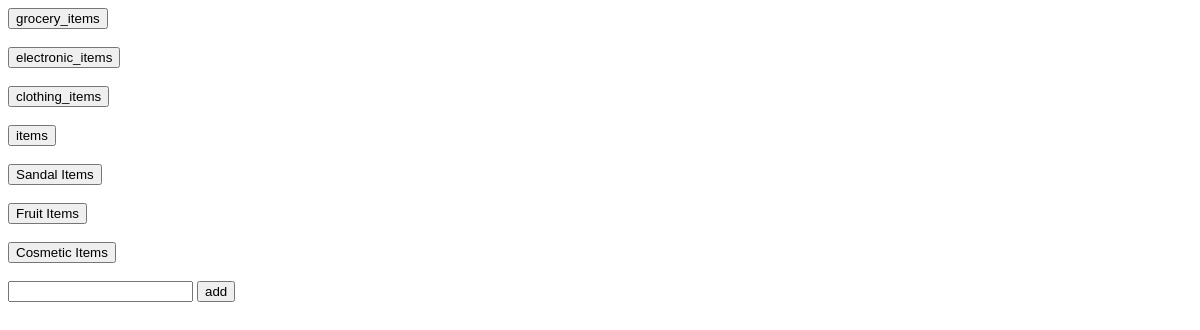
/items, run on an earlier commit of the app's database.
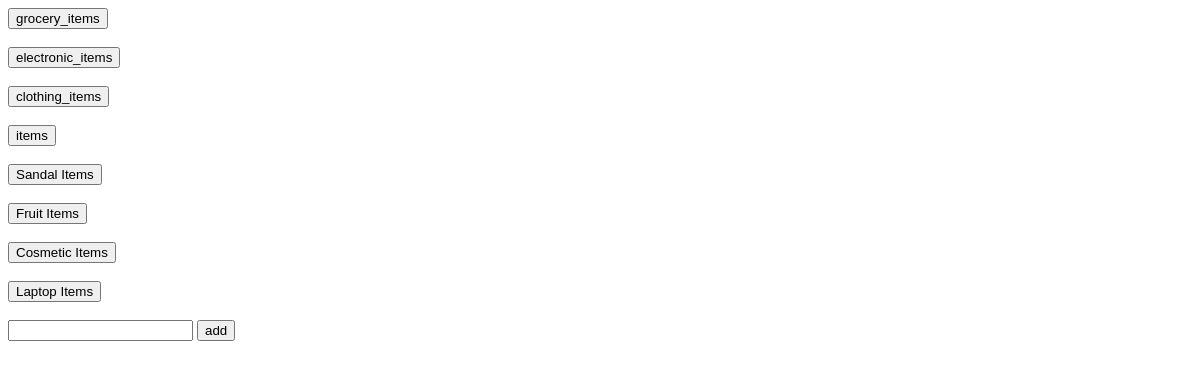
And on a later commit of the database.
### myitems/models.py (models this page shows)
class Inventory(models.Model):
    grocery_items = models.TextField(50)
    electronic_items = models.TextField(50)
    clothing_items = models.TextField(50)
    add_items = models.TextField(50)

### myitems/views.py (the view)
# urls.py: path('items',items),
def items(request):
    all_items = Inventory.objects.all()
    return render(request, 'myitems/items.html', {'add_items': all_items})

### myitems/templates/myitems/items.html (shortened to what this page needs)
<!DOCTYPE html>
<html lang="en">
<head>
</head>
<body>
<div>
    <button onclick="" name="Grocery">grocery_items</button><br><br>
    <button onclick="" name="Electronics">electronic_items</button><br><br>
    <button onclick="" name="Dresses">clothing_items</button><br><br>
    {% for i in add_items%}
    <button>
        {{i.add_items}}
    </button><br><br>
    {%endfor%}
   <form action="it" method="post">{%csrf_token%}
    <input type="text" name="add_items">
    <input type="submit" value="add">
   </form>
</div>
</body>
</html>

What changed in the data, as far as the page shows it:
added Inventory: add_items "Laptop Items"
